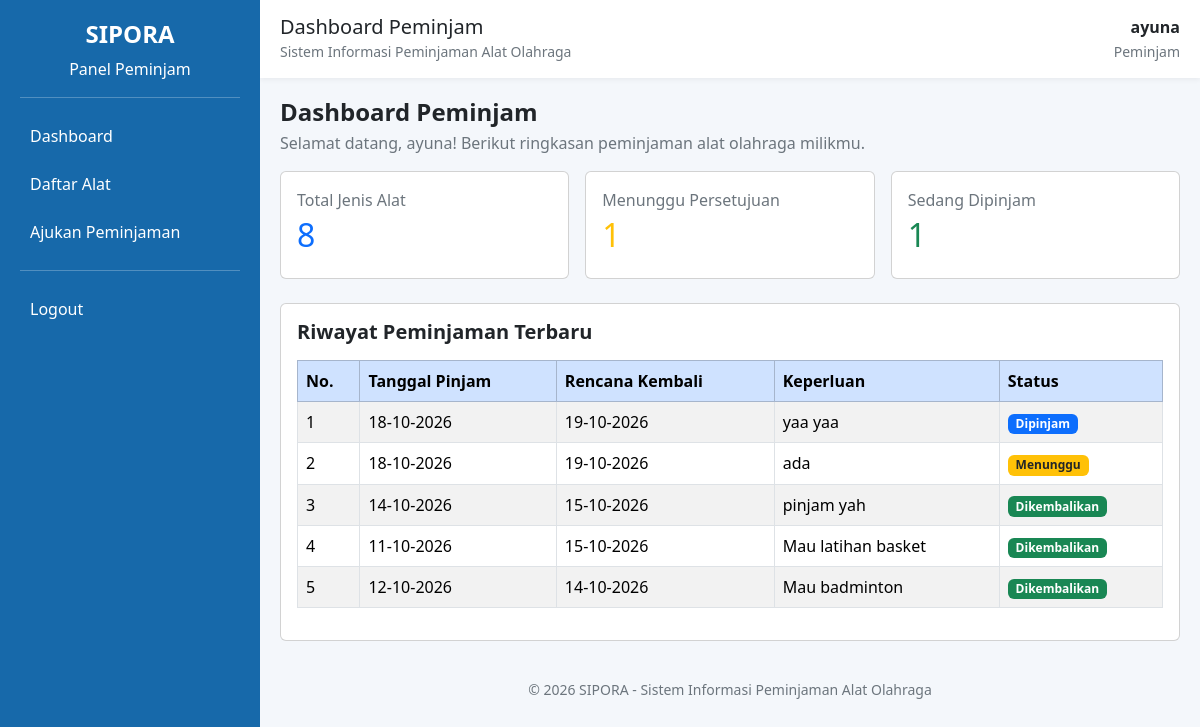
/peminjam/peminjam_dashboard.php (signed in), run on the app's committed database.
### tables this page shows
CREATE TABLE `peminjaman` (
  `id_peminjaman` int(11) NOT NULL,
  `id_user` int(11) NOT NULL,
  `id_petugas` int(11) DEFAULT NULL,
  `tanggal_pinjam` date NOT NULL,
  `tanggal_rencana_kembali` date NOT NULL,
  `keperluan` text NOT NULL,
  `status` enum('Menunggu','Disetujui','Ditolak','Dipinjam','Dikembalikan') NOT NULL DEFAULT 'Menunggu',
  `catatan` text DEFAULT NULL,
  `created_at` timestamp NOT NULL DEFAULT current_timestamp()
);

### peminjam/peminjam_dashboard.php (the view, shortened to what this page needs)
<?php
include '../koneksi.php';
$alat = mysqli_query($koneksi, "
    SELECT COUNT(*) AS total
    FROM alat
");
$total_alat = mysqli_fetch_assoc($alat)['total'];
$id_user = (int) $_SESSION['id_user'];
$menunggu = mysqli_query($koneksi, "
    SELECT COUNT(*) AS total
    FROM peminjaman
    WHERE id_user = $id_user
    AND status = 'Menunggu'
");
$total_menunggu = mysqli_fetch_assoc($menunggu)['total'];
$dipinjam = mysqli_query($koneksi, "
    SELECT COUNT(*) AS total
    FROM peminjaman
    WHERE id_user = $id_user
    AND status = 'Dipinjam'
");
$total_dipinjam = mysqli_fetch_assoc($dipinjam)['total'];
$data = mysqli_query($koneksi, "
    SELECT *
    FROM peminjaman
    WHERE id_user = $id_user
    ORDER BY id_peminjaman DESC
    LIMIT 5
");
include 'header.php';
?>
<h4 class="fw-bold mb-1">Dashboard Peminjam</h4>
<p class="text-secondary">
    Selamat datang, <?= htmlspecialchars($_SESSION['username']) ?>!
    Berikut ringkasan peminjaman alat olahraga milikmu.
</p>
<div class="row g-3 mb-4">
    <div class="col-md-6 col-lg-4">
        <div class="card h-100">
            <div class="card-body">
                <p class="text-secondary mb-1">Total Jenis Alat</p>
                <h2 class="text-primary"><?= $total_alat ?></h2>
            </div>
        </div>
    </div>
    <div class="col-md-6 col-lg-4">
        <div class="card h-100">
            <div class="card-body">
                <p class="text-secondary mb-1">Menunggu Persetujuan</p>
                <h2 class="text-warning"><?= $total_menunggu ?></h2>
            </div>
        </div>
    </div>
    <div class="col-md-6 col-lg-4">
        <div class="card h-100">
            <div class="card-body">
                <p class="text-secondary mb-1">Sedang Dipinjam</p>
                <h2 class="text-success"><?= $total_dipinjam ?></h2>
            </div>
        </div>
    </div>
</div>
<div class="card">
    <div class="card-body">
        <h5 class="fw-bold mb-3">Riwayat Peminjaman Terbaru</h5>
        <div class="table-responsive">
            <table class="table table-bordered table-striped">
                <thead class="table-primary">
                    <tr>
                        <th>No.</th>
                        <th>Tanggal Pinjam</th>
                        <th>Rencana Kembali</th>
                        <th>Keperluan</th>
                        <th>Status</th>
                    </tr>
                </thead>
                <tbody>
                    <?php if (mysqli_num_rows($data) > 0): ?>
                        <?php $no = 1; ?>
                        <?php while ($d = mysqli_fetch_assoc($data)): ?>
                            <tr>
                                <td><?= $no++ ?></td>
                                <td>
                                    <?= date(
                                        'd-m-Y',
                                        strtotime($d['tanggal_pinjam'])
                                    ) ?>
                                </td>
                                <td>
                                    <?= date(
                                        'd-m-Y',
                                        strtotime($d['tanggal_rencana_kembali'])
                                    ) ?>
                                </td>
                                <td>
                                    <?= htmlspecialchars(
                                        $d['keperluan'] ?? '-'
                                    ) ?>
                                </td>
                                <td>
                                    <?php
                                    if ($d['status'] == 'Menunggu') {
                                        $badge = 'bg-warning text-dark';
                                    } elseif ($d['status'] == 'Disetujui') {
                                        $badge = 'bg-info text-dark';
                                    } elseif ($d['status'] == 'Dipinjam') {
                                        $badge = 'bg-primary';
                                    } elseif ($d['status'] == 'Ditolak') {
                                        $badge = 'bg-danger';
                                    } else {
                                        $badge = 'bg-success';
                                    }
                                    ?>
                                    <span class="badge <?= $badge ?>">
                                        <?= htmlspecialchars($d['status']) ?>
                                    </span>
                                </td>
                            </tr>
                        <?php endwhile; ?>
                    <?php endif; ?>
                </tbody>
            </table>
        </div>
    </div>
</div>
<?php
include 'footer.php';
?>

### peminjam/header.php (style rules this page uses)
body { background-color: #f4f7fb; }

### data on the page
peminjaman: tanggal_pinjam "18-10-2026", tanggal_rencana_kembali "19-10-2026", keperluan "yaa yaa", status "Dipinjam"
peminjaman: tanggal_pinjam "18-10-2026", tanggal_rencana_kembali "19-10-2026", keperluan "ada", status "Menunggu"
peminjaman: tanggal_pinjam "14-10-2026", tanggal_rencana_kembali "15-10-2026", keperluan "pinjam yah", status "Dikembalikan"
peminjaman: tanggal_pinjam "11-10-2026", tanggal_rencana_kembali "15-10-2026", keperluan "Mau latihan basket", status "Dikembalikan"
peminjaman: tanggal_pinjam "12-10-2026", tanggal_rencana_kembali "14-10-2026", keperluan "Mau badminton", status "Dikembalikan"

### other printed values
$judul "Dashboard Peminjam"
$_SESSION['username'] "ayuna"
$total_alat "8"
$total_menunggu "1"
$total_dipinjam "1"
